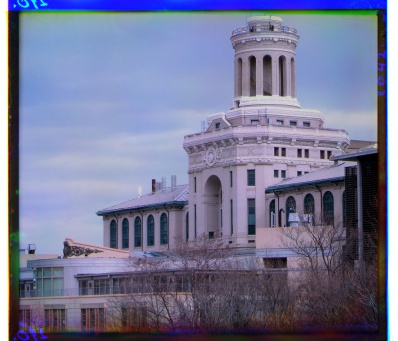
//> input picture GGGGG/bin/Final Output.jpg, 398 x 341 px, given in place of Final, which was not available
$ ./Source   (built with g++ and OpenCV 4)
//> lines starting //> are read from the running program, lines starting //| are printed output that depends on the picture; pictures that were not available may be replaced by others from this repository, and a replacement may not be noted
//#include "opencv2/imgproc/imgproc.hpp"
//#include "opencv2/highgui/highgui.hpp"
#include "opencv2\opencv.hpp"
#include <math.h>
#include <iostream>
#include <time.h>
using namespace cv;
using namespace std;

int tempI, tempJ;
bool fMedB = false;
float gMed = 0;

void FeatureDection(Mat input, Mat feature)
{
	cout << "Feature Detecting..." << endl;

	Mat featureDetection = input;
	//Mat eye = imread("Russian Empire_feature1.jpg", CV_LOAD_IMAGE_GRAYSCALE);
	Mat eye = feature;

	int cut = eye.rows - 1;

	Mat FD_output = Mat(featureDetection.rows, featureDetection.cols, CV_8UC1);

	int indexI, indexJ;
	float min = -10;

	if (!fMedB) // compute gMed
	{
		for (int k = -cut / 2; k < cut / 2 + 1; k++)
		{
			for (int l = -cut / 2; l < cut / 2 + 1; l++)
			{
				gMed = gMed + (float)(eye.at<uchar>(k + cut / 2, l + cut / 2));
			}
		}
		fMedB = true;
	}

	for (int i = cut / 2; i < featureDetection.rows - cut / 2; i++) //image
	{
		for (int j = cut / 2; j < featureDetection.cols - cut / 2; j++) //filter
		{
			float sum = 0;
			float sum2 = 0;
			float sum3 = 0;
			float fMed = 0;

			for (int k = -cut / 2; k < cut / 2 + 1; k++)
			{
				for (int l = -cut / 2; l < cut / 2 + 1; l++)
				{
					fMed = fMed + (float)(featureDetection.at<uchar>(i + k, j + l));
				}
			}

			gMed = gMed / pow((cut + 1), 2);
			fMed = fMed / pow((cut + 1), 2);

			for (int k = -cut / 2; k < cut / 2 + 1; k++)
			{
				for (int l = -cut / 2; l < cut / 2 + 1; l++)
				{
					sum = sum + ((float)(featureDetection.at<uchar>(i + k, j + l)) - fMed)*((float)(eye.at<uchar>(k + cut / 2, l + cut / 2)) - gMed);
				}
			}

			for (int k = -cut / 2; k < cut / 2 + 1; k++)
			{
				for (int l = -cut / 2; l < cut / 2 + 1; l++)
				{

					sum2 = sum2 + pow(((float)(featureDetection.at<uchar>(i + k, j + l)) - fMed), 2);
					sum3 = sum3 + pow(((float)(eye.at<uchar>(k + cut / 2, l + cut / 2)) - gMed), 2);
				}
			}

			//cout << sum / sqrt(sum2 * sum3) << endl;

			if (min < sum / sqrt(sum2 * sum3))
			{
				min = sum / sqrt(sum2 * sum3);
				indexI = i;
				indexJ = j;
			}
		}
	}

	cout << "Index:(" << indexI << "." << indexJ << ")" << endl;

	tempI = indexI;
	tempJ = indexJ;
}


int main(){

	string pictureName;
	string featureName;

	cout << "Please input the file name of picture:" << endl;
	cin >> pictureName;
//> the answer given: bin/Final Output.jpg
	cout << "Please input the file name of feature:" << endl;
	cin >> featureName;
	cout << endl;

	time_t s = time(NULL);

	// Read input images
	// Picture is in GGGGG\bin
	Mat SrcImg = imread(pictureName, CV_LOAD_IMAGE_GRAYSCALE);
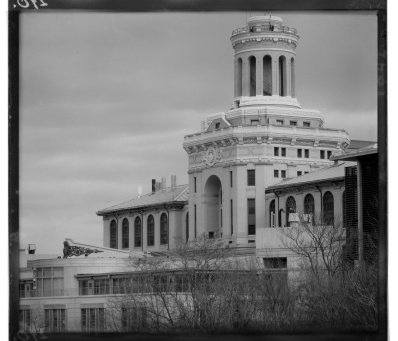
//> SrcImg: 341 rows x 398 cols, CV_8UC1; min 0, max 255, mean 123

	int height = SrcImg.rows / 3;
//> height = 113

	// Create a grayscale output image matrix
	Mat DstImg1 = Mat(height, SrcImg.cols, CV_8UC1);
	Mat DstImg2 = Mat(height, SrcImg.cols, CV_8UC1);
	Mat DstImg3 = Mat(height, SrcImg.cols, CV_8UC1);

	//Mat feature = Mat(21, 21, CV_8UC1);
	Mat feature = imread(featureName, CV_LOAD_IMAGE_GRAYSCALE);
	Mat finalOutput = Mat(height, SrcImg.cols, CV_8UC1);

	// Copy each pixel of the source image to the output image
	for (int i = 0; i < SrcImg.rows / 3; ++i)
	{
		for (int j = 0; j < SrcImg.cols; ++j)
		{
			DstImg1.at<uchar>(i, j) = SrcImg.at<uchar>(i, j);
		}
	}
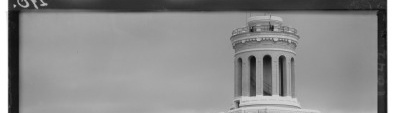
//> DstImg1: 113 rows x 398 cols, CV_8UC1; min 10, max 255, mean 141.6

	for (int i = height; i < height * 2; ++i)
	{
		for (int j = 0; j < SrcImg.cols; ++j)
		{
			DstImg2.at<uchar>(i - height, j) = SrcImg.at<uchar>(i, j);
		}
	}
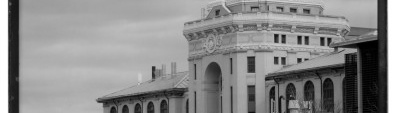
//> DstImg2: 113 rows x 398 cols, CV_8UC1; min 0, max 255, mean 138.8


	for (int i = height * 2; i < SrcImg.rows - 1; ++i)
	{
		for (int j = 0; j < SrcImg.cols; ++j)
		{
			DstImg3.at<uchar>(i - height * 2, j) = SrcImg.at<uchar>(i, j);
		}
	}
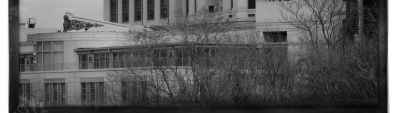
//> DstImg3: 113 rows x 398 cols, CV_8UC1; min 0, max 255, mean 90.2
	// [9 lines of commented-out code are left out]

	int index1[2];
	int index2[2];
	int index3[2];

	FeatureDection(DstImg1,feature);
//> the loop in FeatureDection, `for (int k = -cut / 2; k < cut / 2 + 1; k++)` made 341 passes
//> gMed on passes 1 to 3: 22334, 43800, 64729
//> after the loop in FeatureDection, `for (int k = -cut / 2; k < cut / 2 + 1; k++)`: gMed = 14642571
//> after the loop in FeatureDection, `for (int i = cut / 2; i < featureDetection.rows - cut / 2; i++)`: min = -10; indexI = 0
//| Index:(0.0)
	index1[0] = tempI;
//> index1 = [0, 0]
	index1[1] = tempJ;

	FeatureDection(DstImg2,feature);
//| Index:(0.0)
	index2[0] = tempI;
//> index2 = [0, 0]
	index2[1] = tempJ;

	FeatureDection(DstImg3,feature);
//| Index:(0.0)
	index3[0] = tempI;
//> index3 = [0, 0]
	index3[1] = tempJ;

	int maxI = 0, maxJ = 0;

	if (maxI < index1[0])
		maxI = index1[0];

	if (maxI < index2[0])
		maxI = index2[0];

	if (maxI < index3[0])
		maxI = index3[0];

	if (maxJ < index1[1])
		maxJ = index1[1];

	if (maxJ < index2[1])
		maxJ = index2[1];

	if (maxJ < index3[1])
		maxJ = index3[1];

	int offest1_I = maxI - index1[0];
//> offest1_I = 0
	int offest1_J = maxJ - index1[1];
//> offest1_J = 0
	int offest2_I = maxI - index2[0];
//> offest2_I = 0
	int offest2_J = maxJ - index2[1];
//> offest2_J = 0
	int offest3_I = maxI - index3[0];
//> offest3_I = 0
	int offest3_J = maxJ - index3[1];
//> offest3_J = 0

	for (int i = 0 + offest1_I; i < SrcImg.rows / 3; ++i)
	{
		for (int j = 0 + offest1_J; j < SrcImg.cols; ++j)
		{
			DstImg1.at<uchar>(i, j) = SrcImg.at<uchar>(i - offest1_I, j - offest1_J);
		}
	}
//> this loop made 113 passes

	for (int i = height; i < height * 2; ++i)
	{
		for (int j = 0 + offest2_J; j < SrcImg.cols; ++j)
		{
			DstImg2.at<uchar>(i - height, j) = SrcImg.at<uchar>(i - offest2_I, j - offest2_J);
		}
	}


	for (int i = height * 2; i < SrcImg.rows - 1; ++i)
	{
		for (int j = 0 + offest3_J; j < SrcImg.cols; ++j)
		{
			DstImg3.at<uchar>(i - height * 2, j) = SrcImg.at<uchar>(i - offest3_I, j - offest3_J);
		}
	}

	Mat channel[3] = { DstImg1, DstImg2, DstImg3 };
	merge(channel, 3, finalOutput);
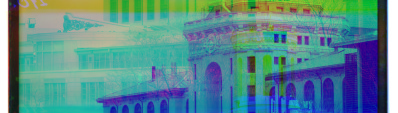
//> finalOutput: 113 rows x 398 cols, CV_8UC3; mean B, G, R 141.6, 138.8, 90.2

	// Show images
	imshow("Input Image", SrcImg);
	imshow("Output Image1", DstImg1);
	imshow("Output Image2", DstImg2);
	imshow("Output Image3", DstImg3);
	imshow("Final Output", finalOutput);

	imshow("Feature", feature);

	// Write output images
	imwrite("Final Output.jpg", finalOutput);

	time_t e = time(NULL);

	cout << endl;
	cout << "Time cost:" << e - s << "s" << endl;

	waitKey(0);
	return 0;
}
